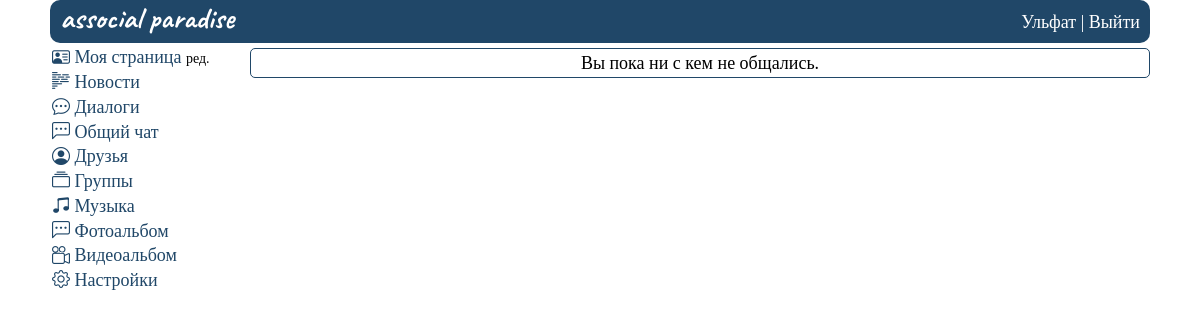
The page /dialogues (signed in) on the database as committed earlier.
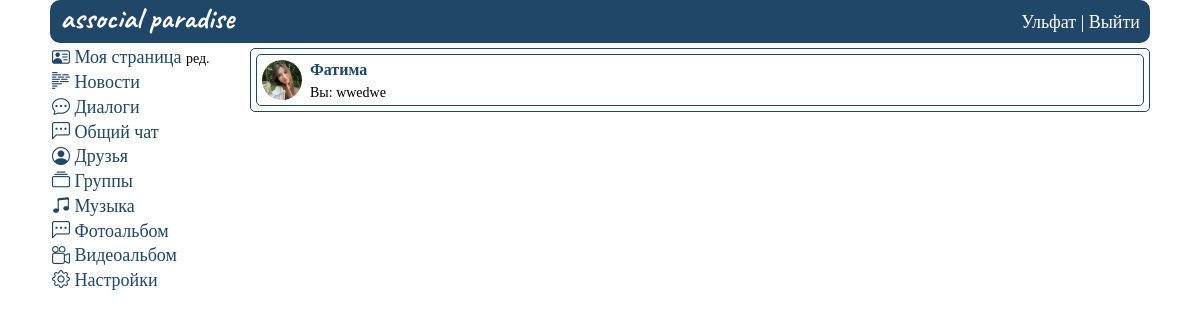
The same page on the database as committed later.
### mysite/models.py (models this page shows)
class HaveDialog(models.Model):
    user_sender = models.ForeignKey(User, on_delete=models.CASCADE)
    user_recipient_id = models.TextField(max_length=1000)
    last_message = models.TextField(max_length=1000)
    last_sender = models.TextField(max_length=1000)
    status_message = models.BooleanField(default=False)
    time_update = models.DateTimeField()
    class Meta:
        verbose_name_plural = 'Наличие диалога'

### mysite/views.py (the view, shortened to what this page needs)
# urls.py: path('dialogues', dialogues, name='dialogues'),
@login_required(login_url='home')
def dialogues(request):
    userid = getAuthUser(request)
    personal_data = getUser(userid)
    allDialogues = getAllMessages(userid)
    unread_messages = calculation_unread(allDialogues, userid)
    data = {
        'unread_messages': unread_messages,
        'userid': userid,
        'allDialogues': allDialogues,
        'personal_data': personal_data
    }
    return render(request, 'dialogues.html', data)

### mysite/views.py (called while the page is built)
def getAuthUser(request):
    return request.session.get('is_auth', False)

def getUser(userid):
    return UserProfile.objects.get(user_id=userid)

def calculation_unread(messages, userid):
    msg = 0
    for i in messages:
        if i.status_message == 0 and int(i.last_sender) != userid:
            msg += 1
    return msg

def getAllMessages(userid):
    allMsg = HaveDialog.objects.raw(
        f'select 1 as id, up.first_name as name_sender, up2.first_name as name_recipient, hd.time_update, hd.last_sender, up3.first_name as name_last_sender, hd.user_recipient_id, hd.user_sender_id, hd.status_message, up.avatar, hd.last_message from mysite_havedialog hd join mysite_userprofile up on up.user_id = hd.user_sender_id join mysite_userprofile up2 on up2.user_id = hd.user_recipient_id join mysite_userprofile up3 on up3.user_id = hd.last_sender where hd.user_recipient_id = {userid} order by hd.time_update desc')
    return allMsg

### mysite/templates/dialogues.html (shortened to what this page needs)
{%extends 'base.html'%}
{% load static %}
{%block content%}
    <div class="wrapper_users">
    {% include "header.html" %}
    <div class="rows_user">
        <div class="col1_user">
            {% include "menu.html" %}
        </div>
        <div class="col2_user">
            <div class="dialogs__content">
                {% if allDialogues %}
                {% for dialog in allDialogues %}
                {% if dialog.status_message == 0 %}
                <div class="dialogs__message" style="background: #cbdeee9d;">
                {% else %}
                <div class="dialogs__message">
                {% endif %}
                    <div class="dialogs__image">
                        <a href="{% url 'viewUser' dialog.user_sender_id %}"><img class="img" src="{% static dialog.avatar|cut:'mysite/static' %}"></a>
                    </div>
                    <div class="dialogs__text">
                        <div class="dialogs__name">
                            <a href="{% url 'viewUser' dialog.user_sender_id %}">{{ dialog.name_sender }}</a>
                        </div>
                        <div class="dialog__message">
                            <a href="{% url 'viewDialogues' dialog.user_sender_id %}">{% if dialog.name_last_sender != dialog.name_recipient %}{{ dialog.name_last_sender }}: {% else %}Вы: {% endif %}{{ dialog.last_message }}</a>
                        </div>
                    </div>
                </div>
                {% endfor %}
                {% else %}
                <div class="none_dialogs">
                    <span>Вы пока ни с кем не общались.</span>
                </div>
                {% endif %}
            </div>
        </div>
    </div>
    </div>
{%endblock%}

Rows that differ between the two databases and show on the page:
added HaveDialog: name_sender "Фатима", shows "Вы:", last_message "wwedwe"
Other text that changed with them:
text no longer shown: "Вы пока ни с кем не общались."
